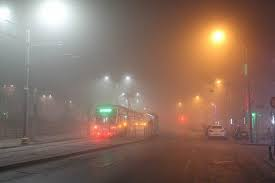
#> input picture sisli_gece/sisli_gece.jpg, 275 x 183 px
$ python sisligececlahe.py
#> lines starting #> are read from the running program, lines starting #| are printed output that depends on the picture
import cv2
from matplotlib import pyplot as plt

img = cv2.imread('sisli_gece.jpg', 0)
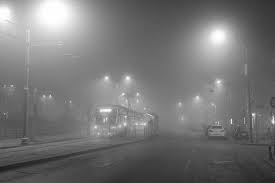
#> img: shape (183, 275); min 24, max 255, mean 117.1

# 1. Histogram İstatistikleri (Matplotlib veya OpenCV)
hist_data = cv2.calcHist([img], [0], None, [256], [0, 256])
#> hist_data = 256 values, max 595 at index 124, min 0 at index 0, mean 196.6
# Kolayı: plt.hist(img.ravel(), 256, [0, 256])

# 2. Global Histogram Eşitleme (Zararlı olabilir)
global_eq = cv2.equalizeHist(img)
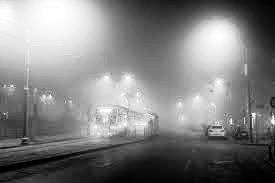
#> global_eq: shape (183, 275); min 0, max 255, mean 128.4

# 3. CLAHE (Modern Sektör Standardı - Gürültü Koruyucu)
# clipLimit: Tıraşlanacak max frekans. tileGridSize: lokal fayans matris
clahe_obj = cv2.createCLAHE(clipLimit=2.0, tileGridSize=(8, 8))
clahe_img = clahe_obj.apply(img)
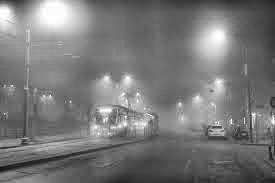
#> clahe_img: shape (183, 275); min 16, max 255, mean 120.1

cv2.imshow('CLAHE (Mucize!)', clahe_img)
cv2.waitKey(0)
